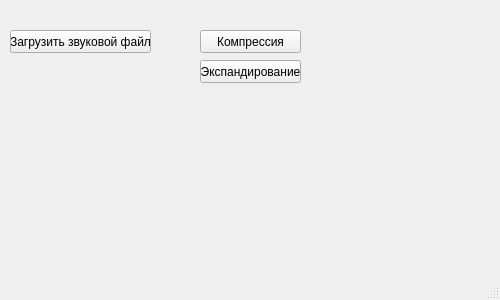
<?xml version="1.0" encoding="UTF-8"?>
<ui version="4.0">
 <class>MainWindow</class>
 <widget class="QMainWindow" name="MainWindow">
  <property name="geometry">
   <rect>
    <x>0</x>
    <y>0</y>
    <width>500</width>
    <height>300</height>
   </rect>
  </property>
  <property name="minimumSize">
   <size>
    <width>500</width>
    <height>300</height>
   </size>
  </property>
  <property name="maximumSize">
   <size>
    <width>500</width>
    <height>300</height>
   </size>
  </property>
  <property name="windowTitle">
   <string>MainWindow</string>
  </property>
  <widget class="QWidget" name="centralwidget">
   <widget class="QPushButton" name="loadFileButton">
    <property name="geometry">
     <rect>
      <x>10</x>
      <y>30</y>
      <width>141</width>
      <height>23</height>
     </rect>
    </property>
    <property name="text">
     <string>Загрузить звуковой файл</string>
    </property>
   </widget>
   <widget class="QPushButton" name="encodeButton">
    <property name="geometry">
     <rect>
      <x>200</x>
      <y>30</y>
      <width>101</width>
      <height>23</height>
     </rect>
    </property>
    <property name="text">
     <string>Компрессия</string>
    </property>
   </widget>
   <widget class="QPushButton" name="decodeButton">
    <property name="geometry">
     <rect>
      <x>200</x>
      <y>60</y>
      <width>101</width>
      <height>23</height>
     </rect>
    </property>
    <property name="text">
     <string>Экспандирование</string>
    </property>
   </widget>
  </widget>
  <widget class="QMenuBar" name="menubar">
   <property name="geometry">
    <rect>
     <x>0</x>
     <y>0</y>
     <width>500</width>
     <height>21</height>
    </rect>
   </property>
  </widget>
  <widget class="QStatusBar" name="statusbar"/>
 </widget>
 <resources/>
 <connections/>
</ui>
